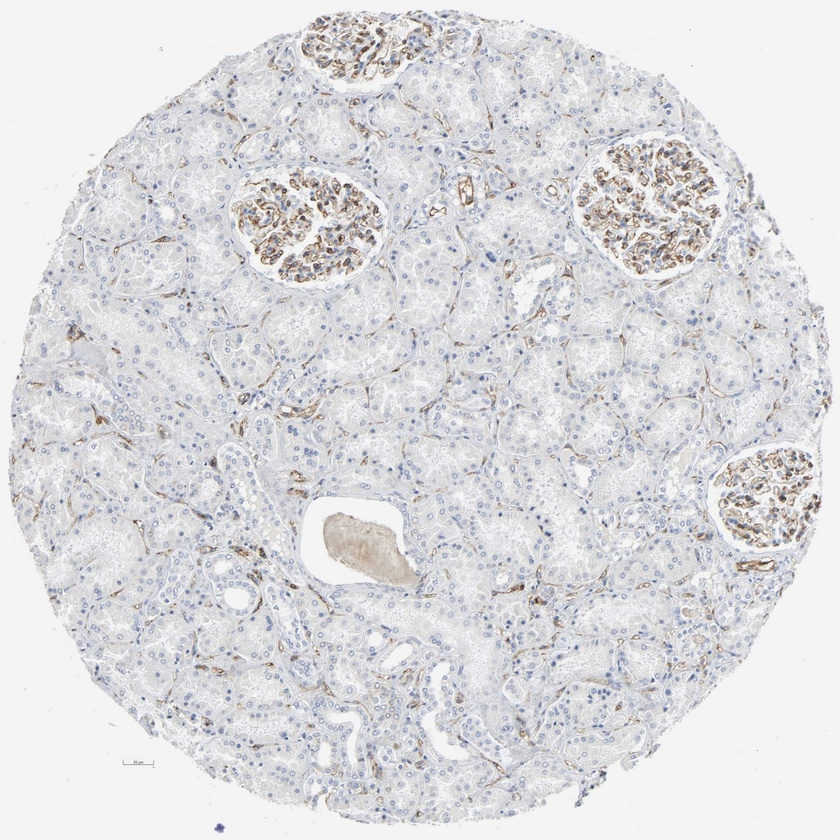
#> input picture original.jpg, 840 x 840 px, shrunk from 4650 x 4650 before the run
$ jupyter execute 'Nuclei Detection.ipynb'
#> lines starting #> are read from the running program, lines starting #| are printed output that depends on the picture
[cell 1]
import numpy as np
import cv2
from PIL import Image
import matplotlib.pyplot as plt
from sklearn.cluster import KMeans

[cell 2]
IMG=cv2.imread('original.jpg')
#> IMG is the input picture: shape (840, 840, 3); mean B, G, R 222.1, 219.3, 219.9

[cell 3]
plt.imshow(IMG)
plt.show()

[cell 4]
# cv2.imshow('cell image',IMG)
# cv2.waitKey(0)
# cv2.destroyAllWindows()

[cell 5]
# IMG = cv2.bitwise_not(IMG)
# plt.imshow(IMG)
# plt.show()

[cell 6]
IMG = cv2.cvtColor(IMG, cv2.COLOR_BGR2RGB)
plt.imshow(IMG)
plt.show()

[cell 7]
# file='savedimage.JPG'
# cv2.imwrite(file, IMG)

[cell 8]
IMG.shape
#> Out = (840, 840, 3)

[cell 9]
vect_img=IMG.reshape(IMG.shape[0]*IMG.shape[1], IMG.shape[2])

[cell 10]
vect_img.shape
#> Out = (705600, 3)

[cell 11]
kmeans = KMeans(n_clusters=6, random_state=0).fit(vect_img)
pic2show = kmeans.cluster_centers_[kmeans.labels_]

[cell 12]
np.savetxt('data.csv', pic2show, delimiter=',')

[cell 13]
# loading the data
#data = loadtxt('data.csv', delimiter=',')

[cell 14]
pic2show.shape
#> Out = (705600, 3)

[cell 15]
#restored image is the final output image
restored=pic2show.reshape(IMG.shape[0], IMG.shape[1], IMG.shape[2])
restored=restored*255
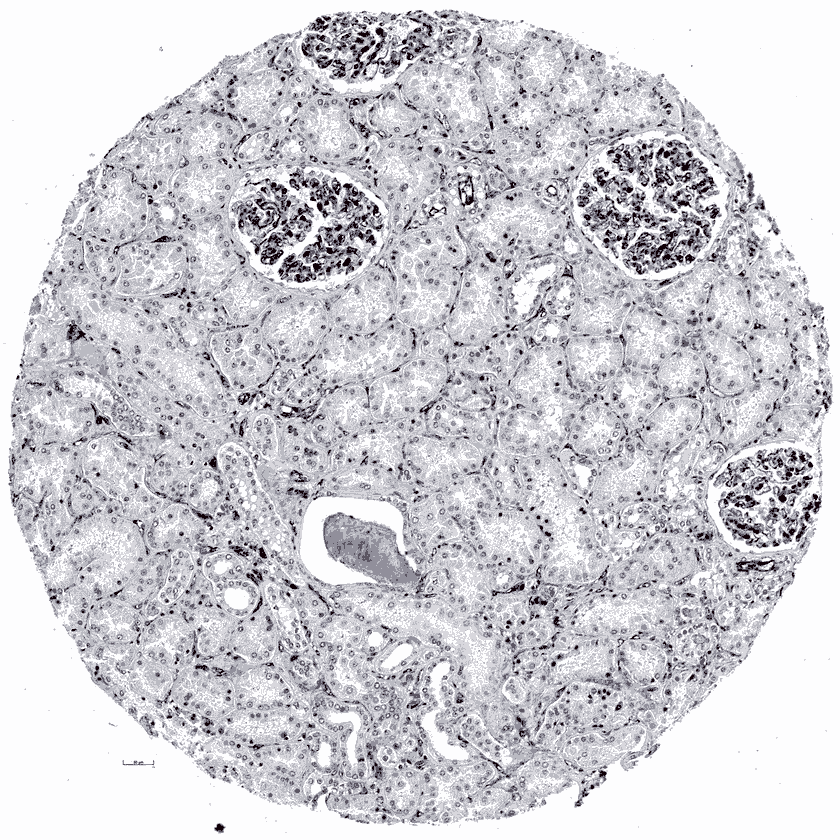
#> restored: shape (840, 840, 3) float64; mean R, G, B 56068.4, 55912.1, 56640.5; drawn with min black and max white

[cell 16]
plt.imshow((restored).astype(np.uint8))
plt.show()
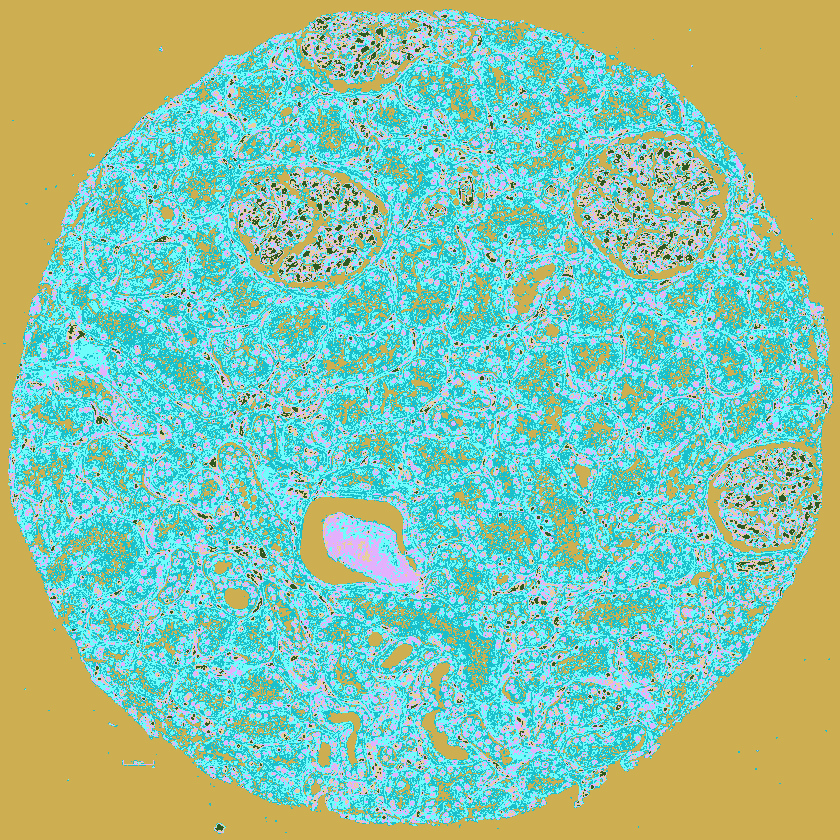
#> shown: shape (840, 840, 3); mean R, G, B 140.5, 196.5, 168.2

[cell 17]
# kmeans = KMeans(n_clusters=20, random_state=0).fit(vect_img)
# pic2show_vessels = kmeans.cluster_centers_[kmeans.labels_]

[cell 18]
filename='savedimage1.JPG'
cv2.imwrite(filename, restored)
#> Out = True
